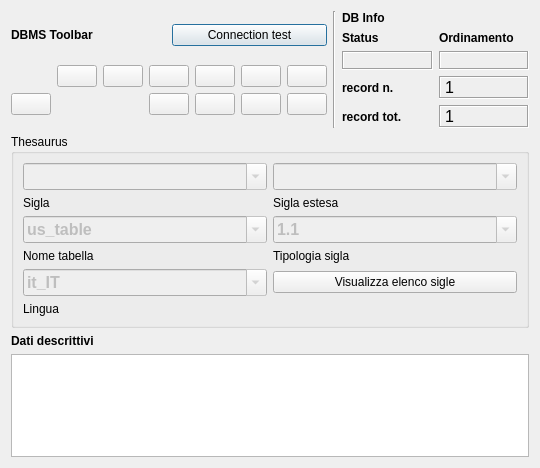
<?xml version="1.0" encoding="UTF-8"?>
<ui version="4.0">
 <class>DialogThesaurus</class>
 <widget class="QDialog" name="DialogThesaurus">
  <property name="geometry">
   <rect>
    <x>0</x>
    <y>0</y>
    <width>540</width>
    <height>468</height>
   </rect>
  </property>
  <property name="minimumSize">
   <size>
    <width>540</width>
    <height>400</height>
   </size>
  </property>
  <property name="windowTitle">
   <string>HFF_system Gestione Beni culturali - Thesaurus</string>
  </property>
  <property name="windowIcon">
   <iconset resource="../../resources/resources.qrc">
    <normaloff>:/icons/iconSite.png</normaloff>:/icons/iconSite.png</iconset>
  </property>
  <layout class="QGridLayout" name="gridLayout_7">
   <item row="0" column="0" colspan="3">
    <layout class="QHBoxLayout" name="horizontalLayout">
     <item>
      <layout class="QGridLayout" name="gridLayout_2">
       <item row="0" column="0">
        <widget class="QLabel" name="label_29">
         <property name="font">
          <font>
           <weight>75</weight>
           <bold>true</bold>
          </font>
         </property>
         <property name="text">
          <string>DBMS Toolbar</string>
         </property>
        </widget>
       </item>
       <item row="0" column="1">
        <widget class="QPushButton" name="pushButton_connect">
         <property name="text">
          <string>Connection test</string>
         </property>
        </widget>
       </item>
       <item row="1" column="0" colspan="2">
        <layout class="QGridLayout" name="gridLayout">
         <item row="0" column="5">
          <widget class="QPushButton" name="pushButton_first_rec">
           <property name="toolTip">
            <string>First rec</string>
           </property>
           <property name="text">
            <string/>
           </property>
           <property name="icon">
            <iconset resource="../../resources/resources.qrc">
             <normaloff>:/icons/5_leftArrows.png</normaloff>:/icons/5_leftArrows.png</iconset>
           </property>
          </widget>
         </item>
         <item row="0" column="7">
          <widget class="QPushButton" name="pushButton_next_rec">
           <property name="toolTip">
            <string>Next rec</string>
           </property>
           <property name="text">
            <string/>
           </property>
           <property name="icon">
            <iconset resource="../../resources/resources.qrc">
             <normaloff>:/icons/6_rightArrow.png</normaloff>:/icons/6_rightArrow.png</iconset>
           </property>
          </widget>
         </item>
         <item row="0" column="8">
          <widget class="QPushButton" name="pushButton_last_rec">
           <property name="toolTip">
            <string>Last rec</string>
           </property>
           <property name="text">
            <string/>
           </property>
           <property name="icon">
            <iconset resource="../../resources/resources.qrc">
             <normaloff>:/icons/7_rightArrows.png</normaloff>:/icons/7_rightArrows.png</iconset>
           </property>
          </widget>
         </item>
         <item row="0" column="9">
          <widget class="QPushButton" name="pushButton_new_rec">
           <property name="font">
            <font>
             <pointsize>9</pointsize>
            </font>
           </property>
           <property name="toolTip">
            <string>New record</string>
           </property>
           <property name="text">
            <string/>
           </property>
           <property name="icon">
            <iconset resource="../../resources/resources.qrc">
             <normaloff>:/icons/newrec.png</normaloff>:/icons/newrec.png</iconset>
           </property>
          </widget>
         </item>
         <item row="0" column="10">
          <widget class="QPushButton" name="pushButton_save">
           <property name="font">
            <font>
             <pointsize>9</pointsize>
            </font>
           </property>
           <property name="toolTip">
            <string>Save</string>
           </property>
           <property name="text">
            <string/>
           </property>
           <property name="icon">
            <iconset resource="../../resources/resources.qrc">
             <normaloff>:/icons/b_save.png</normaloff>:/icons/b_save.png</iconset>
           </property>
           <property name="autoDefault">
            <bool>false</bool>
           </property>
          </widget>
         </item>
         <item row="1" column="7">
          <widget class="QPushButton" name="pushButton_new_search">
           <property name="font">
            <font>
             <pointsize>9</pointsize>
            </font>
           </property>
           <property name="toolTip">
            <string>new search</string>
           </property>
           <property name="text">
            <string/>
           </property>
           <property name="icon">
            <iconset resource="../../resources/resources.qrc">
             <normaloff>:/icons/new_search.png</normaloff>:/icons/new_search.png</iconset>
           </property>
          </widget>
         </item>
         <item row="1" column="8">
          <widget class="QPushButton" name="pushButton_search_go">
           <property name="font">
            <font>
             <pointsize>9</pointsize>
            </font>
           </property>
           <property name="toolTip">
            <string>search !!!</string>
           </property>
           <property name="text">
            <string/>
           </property>
           <property name="icon">
            <iconset resource="../../resources/resources.qrc">
             <normaloff>:/icons/search.png</normaloff>:/icons/search.png</iconset>
           </property>
          </widget>
         </item>
         <item row="1" column="9">
          <widget class="QPushButton" name="pushButton_sort">
           <property name="font">
            <font>
             <pointsize>9</pointsize>
            </font>
           </property>
           <property name="toolTip">
            <string>Order by</string>
           </property>
           <property name="text">
            <string/>
           </property>
           <property name="icon">
            <iconset resource="../../resources/resources.qrc">
             <normaloff>:/icons/sort.png</normaloff>:/icons/sort.png</iconset>
           </property>
          </widget>
         </item>
         <item row="1" column="10">
          <widget class="QPushButton" name="pushButton_view_all">
           <property name="font">
            <font>
             <pointsize>9</pointsize>
            </font>
           </property>
           <property name="toolTip">
            <string>View alls records</string>
           </property>
           <property name="text">
            <string/>
           </property>
           <property name="icon">
            <iconset resource="../../resources/resources.qrc">
             <normaloff>:/icons/view_all.png</normaloff>:/icons/view_all.png</iconset>
           </property>
          </widget>
         </item>
         <item row="1" column="2">
          <widget class="QPushButton" name="pushButton_delete">
           <property name="enabled">
            <bool>true</bool>
           </property>
           <property name="font">
            <font>
             <pointsize>9</pointsize>
            </font>
           </property>
           <property name="toolTip">
            <string>Delete record</string>
           </property>
           <property name="text">
            <string/>
           </property>
           <property name="icon">
            <iconset resource="../../resources/resources.qrc">
             <normaloff>:/icons/delete.png</normaloff>:/icons/delete.png</iconset>
           </property>
          </widget>
         </item>
         <item row="0" column="6">
          <widget class="QPushButton" name="pushButton_prev_rec">
           <property name="toolTip">
            <string>Prev rec</string>
           </property>
           <property name="text">
            <string/>
           </property>
           <property name="icon">
            <iconset resource="../../resources/resources.qrc">
             <normaloff>:/icons/4_leftArrow.png</normaloff>:/icons/4_leftArrow.png</iconset>
           </property>
          </widget>
         </item>
        </layout>
       </item>
      </layout>
     </item>
     <item>
      <widget class="Line" name="line_6">
       <property name="orientation">
        <enum>Qt::Vertical</enum>
       </property>
      </widget>
     </item>
     <item>
      <layout class="QGridLayout" name="gridLayout_5">
       <item row="0" column="0">
        <widget class="QLabel" name="label_42">
         <property name="font">
          <font>
           <weight>75</weight>
           <bold>true</bold>
          </font>
         </property>
         <property name="autoFillBackground">
          <bool>true</bool>
         </property>
         <property name="text">
          <string>DB Info</string>
         </property>
        </widget>
       </item>
       <item row="1" column="0">
        <layout class="QGridLayout" name="gridLayout_4">
         <item row="0" column="1">
          <widget class="QLabel" name="label_43">
           <property name="font">
            <font>
             <pointsize>9</pointsize>
             <weight>75</weight>
             <bold>true</bold>
            </font>
           </property>
           <property name="text">
            <string>Ordinamento</string>
           </property>
           <property name="margin">
            <number>0</number>
           </property>
          </widget>
         </item>
         <item row="1" column="0">
          <widget class="QLabel" name="label_status">
           <property name="minimumSize">
            <size>
             <width>40</width>
             <height>0</height>
            </size>
           </property>
           <property name="font">
            <font>
             <pointsize>10</pointsize>
             <weight>75</weight>
             <bold>true</bold>
            </font>
           </property>
           <property name="cursor">
            <cursorShape>ForbiddenCursor</cursorShape>
           </property>
           <property name="mouseTracking">
            <bool>false</bool>
           </property>
           <property name="contextMenuPolicy">
            <enum>Qt::DefaultContextMenu</enum>
           </property>
           <property name="frameShape">
            <enum>QFrame::Box</enum>
           </property>
           <property name="frameShadow">
            <enum>QFrame::Sunken</enum>
           </property>
           <property name="text">
            <string/>
           </property>
           <property name="alignment">
            <set>Qt::AlignCenter</set>
           </property>
           <property name="margin">
            <number>0</number>
           </property>
          </widget>
         </item>
         <item row="1" column="1">
          <widget class="QLabel" name="label_sort">
           <property name="font">
            <font>
             <pointsize>10</pointsize>
             <weight>75</weight>
             <bold>true</bold>
            </font>
           </property>
           <property name="cursor">
            <cursorShape>ForbiddenCursor</cursorShape>
           </property>
           <property name="mouseTracking">
            <bool>false</bool>
           </property>
           <property name="contextMenuPolicy">
            <enum>Qt::DefaultContextMenu</enum>
           </property>
           <property name="frameShape">
            <enum>QFrame::Box</enum>
           </property>
           <property name="frameShadow">
            <enum>QFrame::Sunken</enum>
           </property>
           <property name="text">
            <string/>
           </property>
           <property name="alignment">
            <set>Qt::AlignCenter</set>
           </property>
           <property name="margin">
            <number>0</number>
           </property>
          </widget>
         </item>
         <item row="0" column="0">
          <widget class="QLabel" name="label_34">
           <property name="font">
            <font>
             <pointsize>9</pointsize>
             <weight>75</weight>
             <bold>true</bold>
            </font>
           </property>
           <property name="text">
            <string>Status</string>
           </property>
           <property name="margin">
            <number>0</number>
           </property>
          </widget>
         </item>
        </layout>
       </item>
       <item row="2" column="0">
        <layout class="QGridLayout" name="gridLayout_3">
         <item row="0" column="0">
          <widget class="QLabel" name="label_27">
           <property name="font">
            <font>
             <pointsize>9</pointsize>
             <weight>75</weight>
             <bold>true</bold>
            </font>
           </property>
           <property name="text">
            <string>record n.</string>
           </property>
           <property name="margin">
            <number>0</number>
           </property>
          </widget>
         </item>
         <item row="0" column="1">
          <widget class="QLabel" name="label_rec_corrente">
           <property name="font">
            <font>
             <family>Microsoft Sans Serif</family>
             <pointsize>12</pointsize>
            </font>
           </property>
           <property name="cursor">
            <cursorShape>ForbiddenCursor</cursorShape>
           </property>
           <property name="mouseTracking">
            <bool>false</bool>
           </property>
           <property name="contextMenuPolicy">
            <enum>Qt::DefaultContextMenu</enum>
           </property>
           <property name="frameShape">
            <enum>QFrame::Box</enum>
           </property>
           <property name="frameShadow">
            <enum>QFrame::Sunken</enum>
           </property>
           <property name="text">
            <string>1</string>
           </property>
          </widget>
         </item>
         <item row="1" column="0">
          <widget class="QLabel" name="label_28">
           <property name="font">
            <font>
             <pointsize>9</pointsize>
             <weight>75</weight>
             <bold>true</bold>
            </font>
           </property>
           <property name="text">
            <string>record tot.</string>
           </property>
           <property name="margin">
            <number>0</number>
           </property>
          </widget>
         </item>
         <item row="1" column="1">
          <widget class="QLabel" name="label_rec_tot">
           <property name="font">
            <font>
             <family>Microsoft Sans Serif</family>
             <pointsize>12</pointsize>
            </font>
           </property>
           <property name="cursor">
            <cursorShape>ForbiddenCursor</cursorShape>
           </property>
           <property name="mouseTracking">
            <bool>false</bool>
           </property>
           <property name="contextMenuPolicy">
            <enum>Qt::DefaultContextMenu</enum>
           </property>
           <property name="frameShape">
            <enum>QFrame::Box</enum>
           </property>
           <property name="frameShadow">
            <enum>QFrame::Sunken</enum>
           </property>
           <property name="text">
            <string>1</string>
           </property>
          </widget>
         </item>
        </layout>
       </item>
      </layout>
     </item>
    </layout>
   </item>
   <item row="1" column="0" colspan="3">
    <widget class="QgsCollapsibleGroupBox" name="groupBox">
     <property name="title">
      <string>Thesaurus</string>
     </property>
     <layout class="QGridLayout" name="gridLayout_6">
      <item row="5" column="1">
       <widget class="QLabel" name="label_3">
        <property name="text">
         <string>Lingua</string>
        </property>
       </widget>
      </item>
      <item row="1" column="2">
       <widget class="QLabel" name="label_2">
        <property name="text">
         <string>Sigla estesa</string>
        </property>
       </widget>
      </item>
      <item row="2" column="1">
       <widget class="QComboBox" name="comboBox_nome_tabella">
        <property name="enabled">
         <bool>false</bool>
        </property>
        <property name="minimumSize">
         <size>
          <width>100</width>
          <height>0</height>
         </size>
        </property>
        <property name="font">
         <font>
          <pointsize>12</pointsize>
          <weight>75</weight>
          <bold>true</bold>
         </font>
        </property>
        <property name="mouseTracking">
         <bool>true</bool>
        </property>
        <property name="toolTip">
         <string/>
        </property>
        <property name="editable">
         <bool>true</bool>
        </property>
        <property name="maxVisibleItems">
         <number>99999</number>
        </property>
        <property name="maxCount">
         <number>2147483647</number>
        </property>
        <item>
         <property name="text">
          <string>us_table</string>
         </property>
        </item>
        <item>
         <property name="text">
          <string>site_table</string>
         </property>
        </item>
        <item>
         <property name="text">
          <string>struttura_table</string>
         </property>
        </item>
        <item>
         <property name="text">
          <string>pyunitastratigrafiche</string>
         </property>
        </item>
        <item>
         <property name="text">
          <string>inventario_materiali_table</string>
         </property>
        </item>
       </widget>
      </item>
      <item row="3" column="2">
       <widget class="QLabel" name="label_11">
        <property name="text">
         <string>Tipologia sigla</string>
        </property>
       </widget>
      </item>
      <item row="3" column="1">
       <widget class="QLabel" name="label_10">
        <property name="text">
         <string>Nome tabella</string>
        </property>
       </widget>
      </item>
      <item row="0" column="1">
       <widget class="QComboBox" name="comboBox_sigla">
        <property name="enabled">
         <bool>false</bool>
        </property>
        <property name="minimumSize">
         <size>
          <width>100</width>
          <height>0</height>
         </size>
        </property>
        <property name="font">
         <font>
          <pointsize>12</pointsize>
          <weight>75</weight>
          <bold>true</bold>
         </font>
        </property>
        <property name="mouseTracking">
         <bool>true</bool>
        </property>
        <property name="editable">
         <bool>true</bool>
        </property>
        <property name="maxVisibleItems">
         <number>99999</number>
        </property>
        <property name="maxCount">
         <number>2147483647</number>
        </property>
       </widget>
      </item>
      <item row="0" column="2">
       <widget class="QComboBox" name="comboBox_sigla_estesa">
        <property name="enabled">
         <bool>false</bool>
        </property>
        <property name="minimumSize">
         <size>
          <width>150</width>
          <height>0</height>
         </size>
        </property>
        <property name="font">
         <font>
          <pointsize>12</pointsize>
          <weight>75</weight>
          <bold>true</bold>
         </font>
        </property>
        <property name="mouseTracking">
         <bool>true</bool>
        </property>
        <property name="editable">
         <bool>true</bool>
        </property>
        <property name="maxVisibleItems">
         <number>99999</number>
        </property>
        <property name="maxCount">
         <number>2147483647</number>
        </property>
       </widget>
      </item>
      <item row="1" column="1">
       <widget class="QLabel" name="label">
        <property name="text">
         <string>Sigla</string>
        </property>
       </widget>
      </item>
      <item row="2" column="2">
       <widget class="QComboBox" name="comboBox_tipologia_sigla">
        <property name="enabled">
         <bool>false</bool>
        </property>
        <property name="minimumSize">
         <size>
          <width>100</width>
          <height>0</height>
         </size>
        </property>
        <property name="font">
         <font>
          <pointsize>12</pointsize>
          <weight>75</weight>
          <bold>true</bold>
         </font>
        </property>
        <property name="mouseTracking">
         <bool>true</bool>
        </property>
        <property name="editable">
         <bool>true</bool>
        </property>
        <property name="maxVisibleItems">
         <number>99999</number>
        </property>
        <property name="maxCount">
         <number>2147483647</number>
        </property>
        <item>
         <property name="text">
          <string>1.1</string>
         </property>
        </item>
        <item>
         <property name="text">
          <string>2.1</string>
         </property>
        </item>
        <item>
         <property name="text">
          <string>2.2</string>
         </property>
        </item>
        <item>
         <property name="text">
          <string>2.3</string>
         </property>
        </item>
        <item>
         <property name="text">
          <string>2.4</string>
         </property>
        </item>
        <item>
         <property name="text">
          <string>2.5</string>
         </property>
        </item>
        <item>
         <property name="text">
          <string>2.6</string>
         </property>
        </item>
        <item>
         <property name="text">
          <string>2.7</string>
         </property>
        </item>
        <item>
         <property name="text">
          <string>3.1</string>
         </property>
        </item>
        <item>
         <property name="text">
          <string>3.2</string>
         </property>
        </item>
        <item>
         <property name="text">
          <string>3.3</string>
         </property>
        </item>
        <item>
         <property name="text">
          <string>3.4</string>
         </property>
        </item>
       </widget>
      </item>
      <item row="4" column="1">
       <widget class="QComboBox" name="comboBox_lingua">
        <property name="enabled">
         <bool>false</bool>
        </property>
        <property name="minimumSize">
         <size>
          <width>100</width>
          <height>0</height>
         </size>
        </property>
        <property name="font">
         <font>
          <pointsize>12</pointsize>
          <weight>75</weight>
          <bold>true</bold>
         </font>
        </property>
        <property name="mouseTracking">
         <bool>true</bool>
        </property>
        <property name="editable">
         <bool>true</bool>
        </property>
        <item>
         <property name="text">
          <string>it_IT</string>
         </property>
        </item>
        <item>
         <property name="text">
          <string>en_US</string>
         </property>
        </item>
       </widget>
      </item>
      <item row="4" column="2">
       <widget class="QPushButton" name="pushButton_sigle">
        <property name="font">
         <font>
          <pointsize>9</pointsize>
          <weight>50</weight>
          <bold>false</bold>
         </font>
        </property>
        <property name="text">
         <string>Visualizza elenco sigle</string>
        </property>
       </widget>
      </item>
     </layout>
    </widget>
   </item>
   <item row="2" column="0" colspan="3">
    <layout class="QVBoxLayout" name="verticalLayout_3">
     <item>
      <widget class="QLabel" name="label_13">
       <property name="font">
        <font>
         <weight>75</weight>
         <bold>true</bold>
        </font>
       </property>
       <property name="text">
        <string>Dati descrittivi</string>
       </property>
      </widget>
     </item>
     <item>
      <widget class="QTextEdit" name="textEdit_descrizione_sigla">
       <property name="minimumSize">
        <size>
         <width>0</width>
         <height>20</height>
        </size>
       </property>
       <property name="maximumSize">
        <size>
         <width>16777215</width>
         <height>16000000</height>
        </size>
       </property>
       <property name="font">
        <font>
         <pointsize>10</pointsize>
        </font>
       </property>
      </widget>
     </item>
    </layout>
   </item>
  </layout>
 </widget>
 <customwidgets>
  <customwidget>
   <class>QgsCollapsibleGroupBox</class>
   <extends>QGroupBox</extends>
   <header>qgscollapsiblegroupbox.h</header>
   <container>1</container>
  </customwidget>
 </customwidgets>
 <tabstops>
  <tabstop>pushButton_connect</tabstop>
  <tabstop>pushButton_first_rec</tabstop>
  <tabstop>pushButton_prev_rec</tabstop>
  <tabstop>pushButton_next_rec</tabstop>
  <tabstop>pushButton_last_rec</tabstop>
  <tabstop>pushButton_new_rec</tabstop>
  <tabstop>pushButton_save</tabstop>
  <tabstop>pushButton_delete</tabstop>
  <tabstop>pushButton_new_search</tabstop>
  <tabstop>pushButton_search_go</tabstop>
  <tabstop>pushButton_sort</tabstop>
  <tabstop>pushButton_view_all</tabstop>
  <tabstop>groupBox</tabstop>
  <tabstop>comboBox_sigla</tabstop>
  <tabstop>comboBox_sigla_estesa</tabstop>
  <tabstop>comboBox_nome_tabella</tabstop>
  <tabstop>comboBox_tipologia_sigla</tabstop>
  <tabstop>comboBox_lingua</tabstop>
  <tabstop>textEdit_descrizione_sigla</tabstop>
 </tabstops>
 <resources>
  <include location="../../resources/resources.qrc"/>
 </resources>
 <connections/>
</ui>
